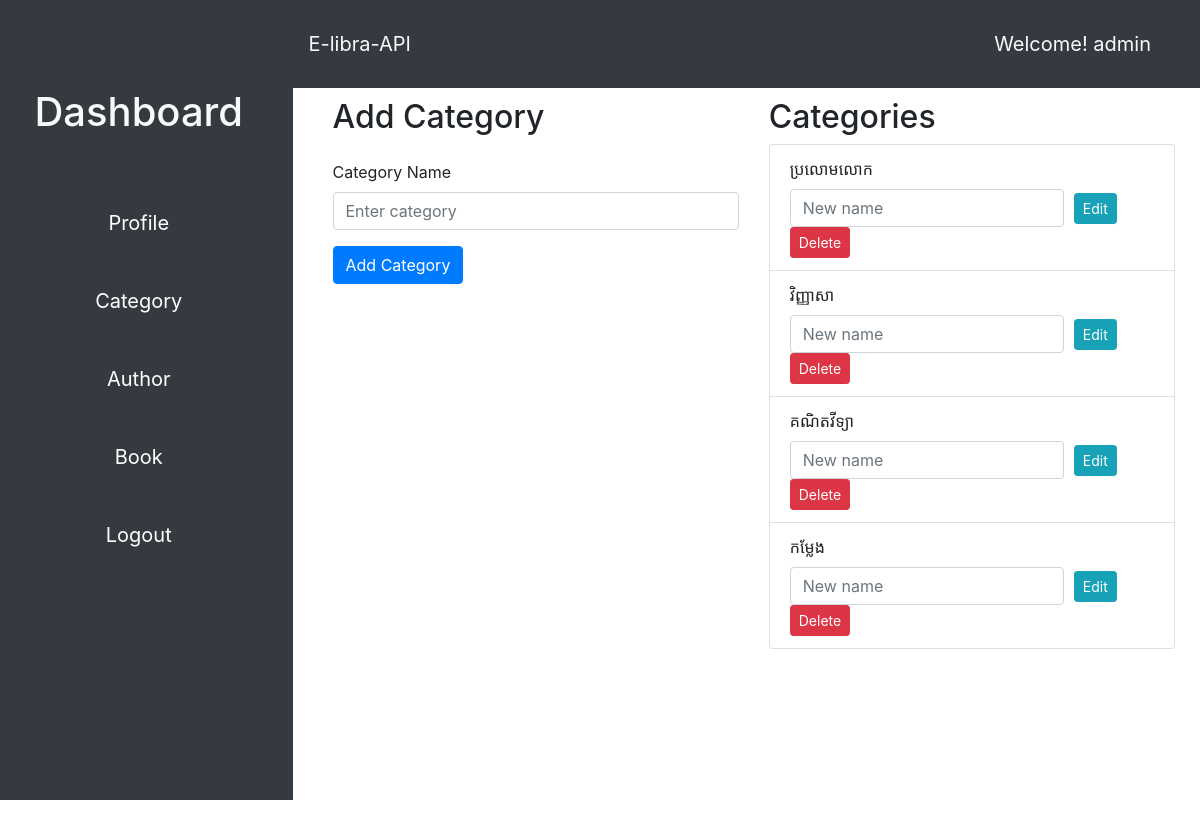
The page /category (signed in) on the database as committed earlier.
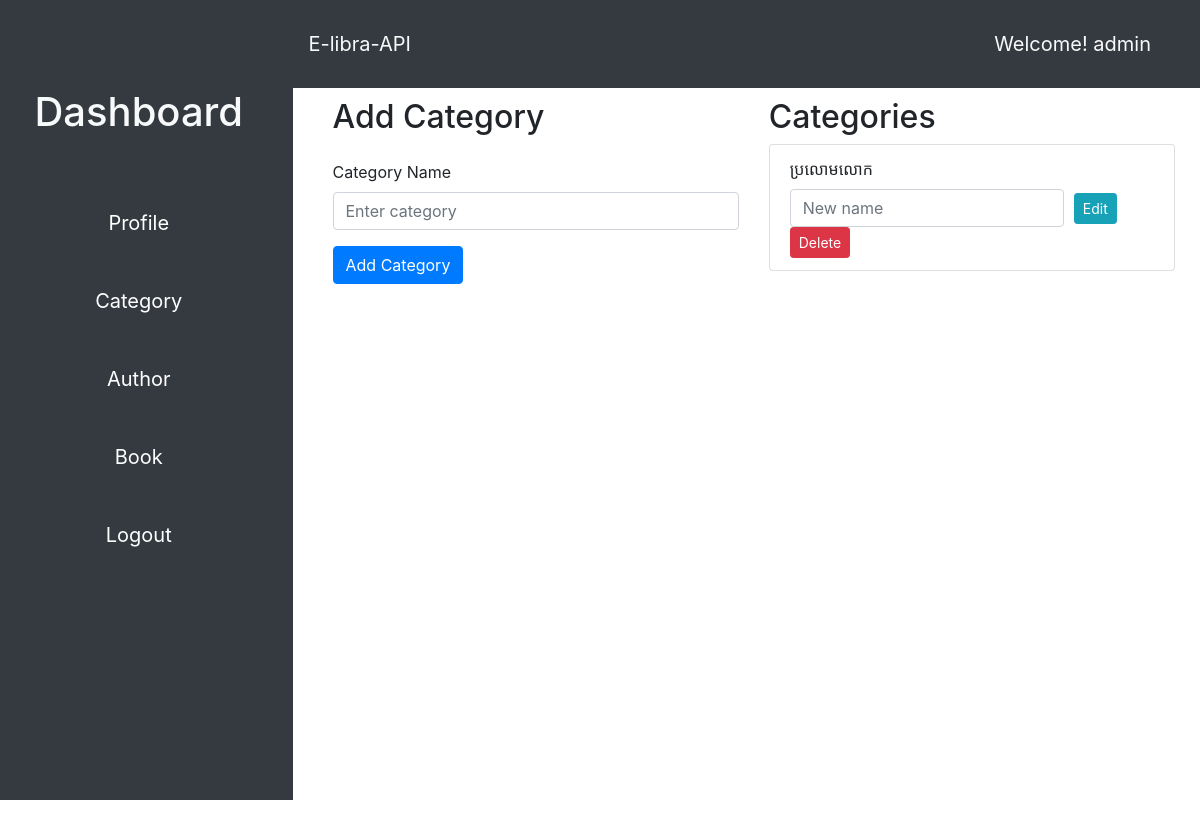
The same page on the database as committed later.
### app/models/__init__.py (models this page shows)
class Category(db.Model):
    id = db.Column(db.Integer, primary_key=True)
    name = db.Column(db.String(100), nullable=False, unique=True)
    books = db.relationship('Book', back_populates='category')

### app/views/main.py (the view, shortened to what this page needs)
@main.route('/category', methods=['GET', 'POST'])
@login_required
def category():
    username = current_user.username
    form = CategoryForm()
    categories = Category.query.all()
    return render_template('category.html', form=form, username=username, categories=categories)

### app/views/auth/form.py
class CategoryForm(FlaskForm):
    name = StringField('Category Name', validators=[DataRequired()], render_kw={'placeholder': 'Enter category'})
    submit = SubmitField('Submit')

### app/views/auth/auth.py (called while the page is built)
@login_manager.user_loader
def load_user(username):
    return User.query.get(username)

### app/templates/category.html (shortened to what this page needs)
{% extends 'base.html' %}
{% block content %}
<div class="container">
    <div class="row">
        <div class="col-md-6">
            <h2>Add Category</h2>
            <form method="post" action="{{ url_for('main.category') }}" class="mt-4">
                <div class="form-group">
                    {{ form.name.label(class="form-label") }}
                    {{ form.name(class="form-control", placeholder="Enter category") }}
                </div>
                <button type="submit" class="btn btn-primary">Add Category</button>
            </form>
        </div>
        <div class="col-md-6">
            <h2>Categories</h2>
            <ul class="list-group">
                {% for category in categories %}
                    <li class="list-group-item">
                        {{ category.name }}
                        <form method="post" action="{{ url_for('main.category') }}">
                            <div class="form-row align-items-center mt-2">
                                <div class="col-auto">
                                    <input type="text" name="new_name" class="form-control" placeholder="New name" />
                                </div>
                                <div class="col-auto">
                                    <button type="submit" name="edit_category" class="btn btn-sm btn-info">Edit</button>
                                </div>
                                <div class="col-auto">
                                    <button type="submit" name="delete_category" class="btn btn-sm btn-danger">Delete</button>
                                </div>
                            </div>
                        </form>
                    </li>
                {% endfor %}
            </ul>
        </div>
    </div>
</div>
{% endblock %}

Rows that differ between the two databases and show on the page:
removed Category: name "វិញ្ញាសា"
removed Category: name "គណិតវីទ្យា"
removed Category: name "កម្លែង"
